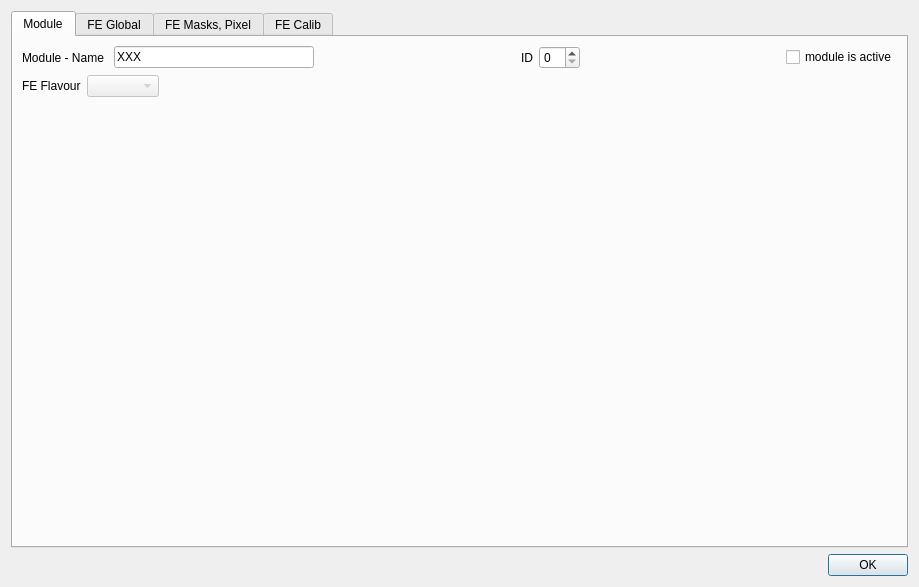
<?xml version="1.0" encoding="UTF-8"?>
<ui version="4.0">
 <class>ConfigEditI4</class>
 <widget class="QDialog" name="ConfigEditI4">
  <property name="geometry">
   <rect>
    <x>0</x>
    <y>0</y>
    <width>919</width>
    <height>587</height>
   </rect>
  </property>
  <property name="windowTitle">
   <string>Config Editor I4</string>
  </property>
  <layout class="QVBoxLayout" name="verticalLayout_8">
   <item>
    <layout class="QVBoxLayout" name="verticalLayout_7">
     <item>
      <widget class="QTabWidget" name="tabWidget">
       <property name="currentIndex">
        <number>0</number>
       </property>
       <widget class="QWidget" name="tab">
        <attribute name="title">
         <string>Module</string>
        </attribute>
        <layout class="QVBoxLayout" name="verticalLayout_6">
         <item>
          <layout class="QVBoxLayout" name="verticalLayout_2">
           <item>
            <layout class="QHBoxLayout">
             <item>
              <widget class="QLabel" name="TextLabel1_3_2">
               <property name="minimumSize">
                <size>
                 <width>80</width>
                 <height>18</height>
                </size>
               </property>
               <property name="text">
                <string>Module - Name </string>
               </property>
               <property name="wordWrap">
                <bool>false</bool>
               </property>
              </widget>
             </item>
             <item>
              <widget class="QLineEdit" name="ModName">
               <property name="enabled">
                <bool>false</bool>
               </property>
               <property name="palette">
                <palette>
                 <active>
                  <colorrole role="WindowText">
                   <brush brushstyle="SolidPattern">
                    <color alpha="255">
                     <red>0</red>
                     <green>0</green>
                     <blue>0</blue>
                    </color>
                   </brush>
                  </colorrole>
                  <colorrole role="Button">
                   <brush brushstyle="SolidPattern">
                    <color alpha="255">
                     <red>238</red>
                     <green>234</green>
                     <blue>238</blue>
                    </color>
                   </brush>
                  </colorrole>
                  <colorrole role="Light">
                   <brush brushstyle="SolidPattern">
                    <color alpha="255">
                     <red>255</red>
                     <green>255</green>
                     <blue>255</blue>
                    </color>
                   </brush>
                  </colorrole>
                  <colorrole role="Midlight">
                   <brush brushstyle="SolidPattern">
                    <color alpha="255">
                     <red>246</red>
                     <green>244</green>
                     <blue>246</blue>
                    </color>
                   </brush>
                  </colorrole>
                  <colorrole role="Dark">
                   <brush brushstyle="SolidPattern">
                    <color alpha="255">
                     <red>119</red>
                     <green>117</green>
                     <blue>119</blue>
                    </color>
                   </brush>
                  </colorrole>
                  <colorrole role="Mid">
                   <brush brushstyle="SolidPattern">
                    <color alpha="255">
                     <red>158</red>
                     <green>156</green>
                     <blue>158</blue>
                    </color>
                   </brush>
                  </colorrole>
                  <colorrole role="Text">
                   <brush brushstyle="SolidPattern">
                    <color alpha="255">
                     <red>0</red>
                     <green>0</green>
                     <blue>0</blue>
                    </color>
                   </brush>
                  </colorrole>
                  <colorrole role="BrightText">
                   <brush brushstyle="SolidPattern">
                    <color alpha="255">
                     <red>255</red>
                     <green>255</green>
                     <blue>255</blue>
                    </color>
                   </brush>
                  </colorrole>
                  <colorrole role="ButtonText">
                   <brush brushstyle="SolidPattern">
                    <color alpha="255">
                     <red>0</red>
                     <green>0</green>
                     <blue>0</blue>
                    </color>
                   </brush>
                  </colorrole>
                  <colorrole role="Base">
                   <brush brushstyle="SolidPattern">
                    <color alpha="255">
                     <red>255</red>
                     <green>255</green>
                     <blue>255</blue>
                    </color>
                   </brush>
                  </colorrole>
                  <colorrole role="Window">
                   <brush brushstyle="SolidPattern">
                    <color alpha="255">
                     <red>236</red>
                     <green>232</green>
                     <blue>236</blue>
                    </color>
                   </brush>
                  </colorrole>
                  <colorrole role="Shadow">
                   <brush brushstyle="SolidPattern">
                    <color alpha="255">
                     <red>0</red>
                     <green>0</green>
                     <blue>0</blue>
                    </color>
                   </brush>
                  </colorrole>
                  <colorrole role="Highlight">
                   <brush brushstyle="SolidPattern">
                    <color alpha="255">
                     <red>0</red>
                     <green>0</green>
                     <blue>128</blue>
                    </color>
                   </brush>
                  </colorrole>
                  <colorrole role="HighlightedText">
                   <brush brushstyle="SolidPattern">
                    <color alpha="255">
                     <red>255</red>
                     <green>255</green>
                     <blue>255</blue>
                    </color>
                   </brush>
                  </colorrole>
                  <colorrole role="Link">
                   <brush brushstyle="SolidPattern">
                    <color alpha="255">
                     <red>0</red>
                     <green>0</green>
                     <blue>0</blue>
                    </color>
                   </brush>
                  </colorrole>
                  <colorrole role="LinkVisited">
                   <brush brushstyle="SolidPattern">
                    <color alpha="255">
                     <red>0</red>
                     <green>0</green>
                     <blue>0</blue>
                    </color>
                   </brush>
                  </colorrole>
                 </active>
                 <inactive>
                  <colorrole role="WindowText">
                   <brush brushstyle="SolidPattern">
                    <color alpha="255">
                     <red>0</red>
                     <green>0</green>
                     <blue>0</blue>
                    </color>
                   </brush>
                  </colorrole>
                  <colorrole role="Button">
                   <brush brushstyle="SolidPattern">
                    <color alpha="255">
                     <red>238</red>
                     <green>234</green>
                     <blue>238</blue>
                    </color>
                   </brush>
                  </colorrole>
                  <colorrole role="Light">
                   <brush brushstyle="SolidPattern">
                    <color alpha="255">
                     <red>255</red>
                     <green>255</green>
                     <blue>255</blue>
                    </color>
                   </brush>
                  </colorrole>
                  <colorrole role="Midlight">
                   <brush brushstyle="SolidPattern">
                    <color alpha="255">
                     <red>255</red>
                     <green>255</green>
                     <blue>255</blue>
                    </color>
                   </brush>
                  </colorrole>
                  <colorrole role="Dark">
                   <brush brushstyle="SolidPattern">
                    <color alpha="255">
                     <red>119</red>
                     <green>117</green>
                     <blue>119</blue>
                    </color>
                   </brush>
                  </colorrole>
                  <colorrole role="Mid">
                   <brush brushstyle="SolidPattern">
                    <color alpha="255">
                     <red>158</red>
                     <green>156</green>
                     <blue>158</blue>
                    </color>
                   </brush>
                  </colorrole>
                  <colorrole role="Text">
                   <brush brushstyle="SolidPattern">
                    <color alpha="255">
                     <red>0</red>
                     <green>0</green>
                     <blue>0</blue>
                    </color>
                   </brush>
                  </colorrole>
                  <colorrole role="BrightText">
                   <brush brushstyle="SolidPattern">
                    <color alpha="255">
                     <red>255</red>
                     <green>255</green>
                     <blue>255</blue>
                    </color>
                   </brush>
                  </colorrole>
                  <colorrole role="ButtonText">
                   <brush brushstyle="SolidPattern">
                    <color alpha="255">
                     <red>0</red>
                     <green>0</green>
                     <blue>0</blue>
                    </color>
                   </brush>
                  </colorrole>
                  <colorrole role="Base">
                   <brush brushstyle="SolidPattern">
                    <color alpha="255">
                     <red>255</red>
                     <green>255</green>
                     <blue>255</blue>
                    </color>
                   </brush>
                  </colorrole>
                  <colorrole role="Window">
                   <brush brushstyle="SolidPattern">
                    <color alpha="255">
                     <red>236</red>
                     <green>232</green>
                     <blue>236</blue>
                    </color>
                   </brush>
                  </colorrole>
                  <colorrole role="Shadow">
                   <brush brushstyle="SolidPattern">
                    <color alpha="255">
                     <red>0</red>
                     <green>0</green>
                     <blue>0</blue>
                    </color>
                   </brush>
                  </colorrole>
                  <colorrole role="Highlight">
                   <brush brushstyle="SolidPattern">
                    <color alpha="255">
                     <red>0</red>
                     <green>0</green>
                     <blue>128</blue>
                    </color>
                   </brush>
                  </colorrole>
                  <colorrole role="HighlightedText">
                   <brush brushstyle="SolidPattern">
                    <color alpha="255">
                     <red>255</red>
                     <green>255</green>
                     <blue>255</blue>
                    </color>
                   </brush>
                  </colorrole>
                  <colorrole role="Link">
                   <brush brushstyle="SolidPattern">
                    <color alpha="255">
                     <red>0</red>
                     <green>0</green>
                     <blue>255</blue>
                    </color>
                   </brush>
                  </colorrole>
                  <colorrole role="LinkVisited">
                   <brush brushstyle="SolidPattern">
                    <color alpha="255">
                     <red>255</red>
                     <green>0</green>
                     <blue>255</blue>
                    </color>
                   </brush>
                  </colorrole>
                 </inactive>
                 <disabled>
                  <colorrole role="WindowText">
                   <brush brushstyle="SolidPattern">
                    <color alpha="255">
                     <red>128</red>
                     <green>128</green>
                     <blue>128</blue>
                    </color>
                   </brush>
                  </colorrole>
                  <colorrole role="Button">
                   <brush brushstyle="SolidPattern">
                    <color alpha="255">
                     <red>238</red>
                     <green>234</green>
                     <blue>238</blue>
                    </color>
                   </brush>
                  </colorrole>
                  <colorrole role="Light">
                   <brush brushstyle="SolidPattern">
                    <color alpha="255">
                     <red>255</red>
                     <green>255</green>
                     <blue>255</blue>
                    </color>
                   </brush>
                  </colorrole>
                  <colorrole role="Midlight">
                   <brush brushstyle="SolidPattern">
                    <color alpha="255">
                     <red>255</red>
                     <green>255</green>
                     <blue>255</blue>
                    </color>
                   </brush>
                  </colorrole>
                  <colorrole role="Dark">
                   <brush brushstyle="SolidPattern">
                    <color alpha="255">
                     <red>119</red>
                     <green>117</green>
                     <blue>119</blue>
                    </color>
                   </brush>
                  </colorrole>
                  <colorrole role="Mid">
                   <brush brushstyle="SolidPattern">
                    <color alpha="255">
                     <red>158</red>
                     <green>156</green>
                     <blue>158</blue>
                    </color>
                   </brush>
                  </colorrole>
                  <colorrole role="Text">
                   <brush brushstyle="SolidPattern">
                    <color alpha="255">
                     <red>0</red>
                     <green>0</green>
                     <blue>0</blue>
                    </color>
                   </brush>
                  </colorrole>
                  <colorrole role="BrightText">
                   <brush brushstyle="SolidPattern">
                    <color alpha="255">
                     <red>255</red>
                     <green>255</green>
                     <blue>255</blue>
                    </color>
                   </brush>
                  </colorrole>
                  <colorrole role="ButtonText">
                   <brush brushstyle="SolidPattern">
                    <color alpha="255">
                     <red>128</red>
                     <green>128</green>
                     <blue>128</blue>
                    </color>
                   </brush>
                  </colorrole>
                  <colorrole role="Base">
                   <brush brushstyle="SolidPattern">
                    <color alpha="255">
                     <red>255</red>
                     <green>255</green>
                     <blue>255</blue>
                    </color>
                   </brush>
                  </colorrole>
                  <colorrole role="Window">
                   <brush brushstyle="SolidPattern">
                    <color alpha="255">
                     <red>244</red>
                     <green>240</green>
                     <blue>244</blue>
                    </color>
                   </brush>
                  </colorrole>
                  <colorrole role="Shadow">
                   <brush brushstyle="SolidPattern">
                    <color alpha="255">
                     <red>0</red>
                     <green>0</green>
                     <blue>0</blue>
                    </color>
                   </brush>
                  </colorrole>
                  <colorrole role="Highlight">
                   <brush brushstyle="SolidPattern">
                    <color alpha="255">
                     <red>0</red>
                     <green>0</green>
                     <blue>128</blue>
                    </color>
                   </brush>
                  </colorrole>
                  <colorrole role="HighlightedText">
                   <brush brushstyle="SolidPattern">
                    <color alpha="255">
                     <red>255</red>
                     <green>255</green>
                     <blue>255</blue>
                    </color>
                   </brush>
                  </colorrole>
                  <colorrole role="Link">
                   <brush brushstyle="SolidPattern">
                    <color alpha="255">
                     <red>0</red>
                     <green>0</green>
                     <blue>255</blue>
                    </color>
                   </brush>
                  </colorrole>
                  <colorrole role="LinkVisited">
                   <brush brushstyle="SolidPattern">
                    <color alpha="255">
                     <red>255</red>
                     <green>0</green>
                     <blue>255</blue>
                    </color>
                   </brush>
                  </colorrole>
                 </disabled>
                </palette>
               </property>
               <property name="text">
                <string>XXX</string>
               </property>
              </widget>
             </item>
             <item>
              <spacer name="spacer19_2">
               <property name="orientation">
                <enum>Qt::Horizontal</enum>
               </property>
               <property name="sizeType">
                <enum>QSizePolicy::Expanding</enum>
               </property>
               <property name="sizeHint" stdset="0">
                <size>
                 <width>20</width>
                 <height>20</height>
                </size>
               </property>
              </spacer>
             </item>
             <item>
              <widget class="QLabel" name="textLabel1">
               <property name="text">
                <string>ID</string>
               </property>
               <property name="wordWrap">
                <bool>false</bool>
               </property>
              </widget>
             </item>
             <item>
              <widget class="QSpinBox" name="moduleID">
               <property name="maximum">
                <number>99</number>
               </property>
              </widget>
             </item>
             <item>
              <spacer name="spacer21">
               <property name="orientation">
                <enum>Qt::Horizontal</enum>
               </property>
               <property name="sizeType">
                <enum>QSizePolicy::Expanding</enum>
               </property>
               <property name="sizeHint" stdset="0">
                <size>
                 <width>60</width>
                 <height>21</height>
                </size>
               </property>
              </spacer>
             </item>
             <item>
              <widget class="QCheckBox" name="isActive">
               <property name="text">
                <string>module is active</string>
               </property>
              </widget>
             </item>
            </layout>
           </item>
           <item>
            <layout class="QHBoxLayout" name="horizontalLayout_3">
             <item>
              <widget class="QLabel" name="label_3">
               <property name="text">
                <string>FE Flavour</string>
               </property>
              </widget>
             </item>
             <item>
              <widget class="QComboBox" name="feFlavour">
               <property name="enabled">
                <bool>false</bool>
               </property>
              </widget>
             </item>
             <item>
              <spacer name="horizontalSpacer_3">
               <property name="orientation">
                <enum>Qt::Horizontal</enum>
               </property>
               <property name="sizeHint" stdset="0">
                <size>
                 <width>40</width>
                 <height>20</height>
                </size>
               </property>
              </spacer>
             </item>
            </layout>
           </item>
           <item>
            <spacer name="verticalSpacer_2">
             <property name="orientation">
              <enum>Qt::Vertical</enum>
             </property>
             <property name="sizeHint" stdset="0">
              <size>
               <width>20</width>
               <height>40</height>
              </size>
             </property>
            </spacer>
           </item>
          </layout>
         </item>
        </layout>
       </widget>
       <widget class="QWidget" name="tab_2">
        <attribute name="title">
         <string>FE Global</string>
        </attribute>
        <layout class="QVBoxLayout" name="verticalLayout_5">
         <item>
          <layout class="QVBoxLayout" name="verticalLayout">
           <item>
            <widget class="QTableWidget" name="tableGlobal_1">
             <property name="rowCount">
              <number>0</number>
             </property>
             <property name="columnCount">
              <number>0</number>
             </property>
            </widget>
           </item>
           <item>
            <spacer name="verticalSpacer_5">
             <property name="orientation">
              <enum>Qt::Vertical</enum>
             </property>
             <property name="sizeType">
              <enum>QSizePolicy::Fixed</enum>
             </property>
             <property name="sizeHint" stdset="0">
              <size>
               <width>13</width>
               <height>20</height>
              </size>
             </property>
            </spacer>
           </item>
           <item>
            <widget class="QTableWidget" name="tableGlobal_2">
             <property name="rowCount">
              <number>0</number>
             </property>
             <property name="columnCount">
              <number>0</number>
             </property>
            </widget>
           </item>
           <item>
            <spacer name="verticalSpacer_6">
             <property name="orientation">
              <enum>Qt::Vertical</enum>
             </property>
             <property name="sizeType">
              <enum>QSizePolicy::Fixed</enum>
             </property>
             <property name="sizeHint" stdset="0">
              <size>
               <width>13</width>
               <height>20</height>
              </size>
             </property>
            </spacer>
           </item>
           <item>
            <widget class="QTableWidget" name="tableGlobal_3"/>
           </item>
           <item>
            <spacer name="verticalSpacer">
             <property name="orientation">
              <enum>Qt::Vertical</enum>
             </property>
             <property name="sizeHint" stdset="0">
              <size>
               <width>20</width>
               <height>100</height>
              </size>
             </property>
            </spacer>
           </item>
          </layout>
         </item>
        </layout>
       </widget>
       <widget class="QWidget" name="tab_3">
        <attribute name="title">
         <string>FE Masks, Pixel</string>
        </attribute>
        <layout class="QVBoxLayout" name="verticalLayout_4">
         <item>
          <layout class="QVBoxLayout" name="verticalLayout_3">
           <item>
            <layout class="QHBoxLayout" name="horizontalLayout">
             <item>
              <widget class="QLabel" name="label">
               <property name="text">
                <string>Column Masks:</string>
               </property>
              </widget>
             </item>
             <item>
              <spacer name="horizontalSpacer">
               <property name="orientation">
                <enum>Qt::Horizontal</enum>
               </property>
               <property name="sizeHint" stdset="0">
                <size>
                 <width>40</width>
                 <height>20</height>
                </size>
               </property>
              </spacer>
             </item>
            </layout>
           </item>
           <item>
            <widget class="QTableWidget" name="tableColMask">
             <property name="rowCount">
              <number>0</number>
             </property>
             <property name="columnCount">
              <number>0</number>
             </property>
            </widget>
           </item>
           <item>
            <layout class="QHBoxLayout" name="horizontalLayout_4">
             <item>
              <widget class="QLabel" name="label_4">
               <property name="text">
                <string>Error Mask:</string>
               </property>
              </widget>
             </item>
             <item>
              <spacer name="horizontalSpacer_4">
               <property name="orientation">
                <enum>Qt::Horizontal</enum>
               </property>
               <property name="sizeHint" stdset="0">
                <size>
                 <width>40</width>
                 <height>20</height>
                </size>
               </property>
              </spacer>
             </item>
            </layout>
           </item>
           <item>
            <widget class="QTableWidget" name="tableErrMask">
             <property name="rowCount">
              <number>0</number>
             </property>
             <property name="columnCount">
              <number>0</number>
             </property>
            </widget>
           </item>
           <item>
            <layout class="QHBoxLayout" name="horizontalLayout_2">
             <item>
              <widget class="QLabel" name="label_2">
               <property name="text">
                <string>Pixel registers:</string>
               </property>
              </widget>
             </item>
             <item>
              <spacer name="horizontalSpacer_2">
               <property name="orientation">
                <enum>Qt::Horizontal</enum>
               </property>
               <property name="sizeHint" stdset="0">
                <size>
                 <width>40</width>
                 <height>20</height>
                </size>
               </property>
              </spacer>
             </item>
            </layout>
           </item>
           <item>
            <widget class="QTableWidget" name="tablePixel">
             <property name="rowCount">
              <number>0</number>
             </property>
             <property name="columnCount">
              <number>0</number>
             </property>
            </widget>
           </item>
           <item>
            <spacer name="verticalSpacer_3">
             <property name="orientation">
              <enum>Qt::Vertical</enum>
             </property>
             <property name="sizeHint" stdset="0">
              <size>
               <width>656</width>
               <height>100</height>
              </size>
             </property>
            </spacer>
           </item>
          </layout>
         </item>
        </layout>
       </widget>
       <widget class="QWidget" name="tab_4">
        <attribute name="title">
         <string>FE Calib</string>
        </attribute>
        <layout class="QVBoxLayout" name="verticalLayout_10">
         <item>
          <layout class="QVBoxLayout" name="verticalLayout_9">
           <item>
            <widget class="QTableWidget" name="tableCalib"/>
           </item>
           <item>
            <spacer name="verticalSpacer_4">
             <property name="orientation">
              <enum>Qt::Vertical</enum>
             </property>
             <property name="sizeHint" stdset="0">
              <size>
               <width>20</width>
               <height>40</height>
              </size>
             </property>
            </spacer>
           </item>
           <item>
            <widget class="QLabel" name="label_5">
             <property name="text">
              <string>TOT to charge lookup tables</string>
             </property>
            </widget>
           </item>
           <item>
            <widget class="QTableWidget" name="tableTotCalib"/>
           </item>
          </layout>
         </item>
        </layout>
       </widget>
      </widget>
     </item>
     <item>
      <widget class="QDialogButtonBox" name="buttonBox">
       <property name="orientation">
        <enum>Qt::Horizontal</enum>
       </property>
       <property name="standardButtons">
        <set>QDialogButtonBox::Ok</set>
       </property>
      </widget>
     </item>
    </layout>
   </item>
  </layout>
 </widget>
 <resources/>
 <connections>
  <connection>
   <sender>buttonBox</sender>
   <signal>accepted()</signal>
   <receiver>ConfigEditI4</receiver>
   <slot>accept()</slot>
   <hints>
    <hint type="sourcelabel">
     <x>248</x>
     <y>254</y>
    </hint>
    <hint type="destinationlabel">
     <x>157</x>
     <y>274</y>
    </hint>
   </hints>
  </connection>
  <connection>
   <sender>buttonBox</sender>
   <signal>rejected()</signal>
   <receiver>ConfigEditI4</receiver>
   <slot>reject()</slot>
   <hints>
    <hint type="sourcelabel">
     <x>316</x>
     <y>260</y>
    </hint>
    <hint type="destinationlabel">
     <x>286</x>
     <y>274</y>
    </hint>
   </hints>
  </connection>
 </connections>
</ui>
